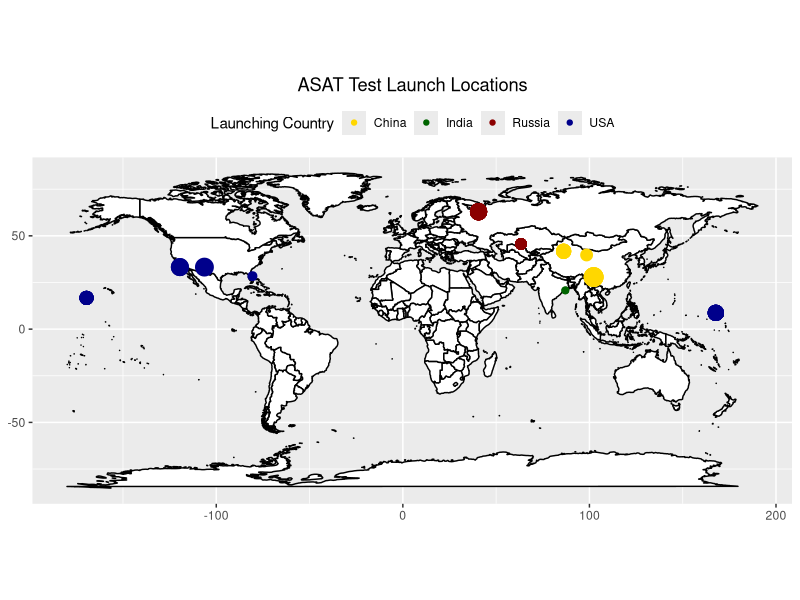

Reproduce this figure in R.
## ---- chunk 1
knitr::opts_chunk$set(
	echo = TRUE,
	message = FALSE,
	warning = FALSE
)
## ---- chunk 2
library(tidyverse)
library(maps)
library(ggplot2)

my_world_map <- map_data("world")

launch_data <- read_csv("ASAT_Hx.csv")

launch_data$Launch_lat <- as.numeric(launch_data$Launch_lat)
launch_data$Launch_long <- as.numeric(launch_data$Launch_long)

launch_data <- launch_data %>% filter(!is.na(Launch_long))

launch_data <- launch_data %>%
  mutate(Country = case_when(
    Launch_Site %in% c("Baikonur", "Plesetsk") ~ "Russia",
    Launch_Site %in% c("Xichang", "Korla", "Jiuquan") ~ "China",
    Launch_Site %in% c("San Nicholas Island", "WSMR", "Kwajalein", "Johnston Island", "AFETR") ~ "USA",
    Launch_Site == "Abdul Kalam island" ~ "India"))

site_counts <- launch_data %>% group_by(Launch_Site) %>% summarize(Count = n())

ggplot(data = my_world_map, mapping = aes(x = long, y = lat, group = group)) +
  geom_polygon(fill = "white", color = "black") +
  geom_point(data = launch_data, aes(x = Launch_long, y = Launch_lat, group = NULL, color = Country, size = Launch_Site)) +
  scale_size_discrete(guide = "none") + 
  scale_color_manual(values = c(Russia = "darkred", China = "gold", USA = "darkblue", India = "darkgreen")) +
  guides(color = guide_legend(title = "Launching Country")) +
  xlab("Longitude") +  
  ylab("Latitude") +
  coord_equal(ratio = 1) +
  theme(legend.position="top") +
  theme(plot.title = element_text(hjust = 0.5)) +
  theme(axis.title.x = element_blank()) +
  theme(axis.title.y = element_blank()) +
  ggtitle("ASAT Test Launch Locations")
